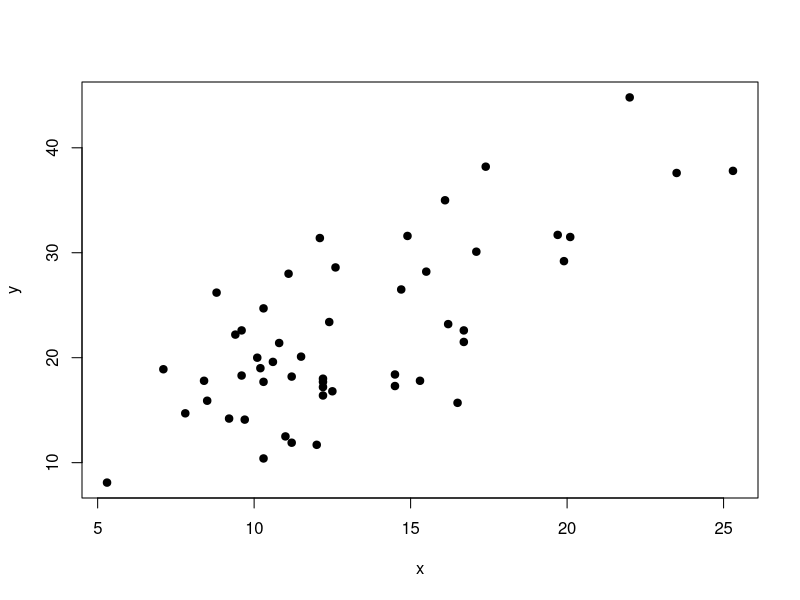
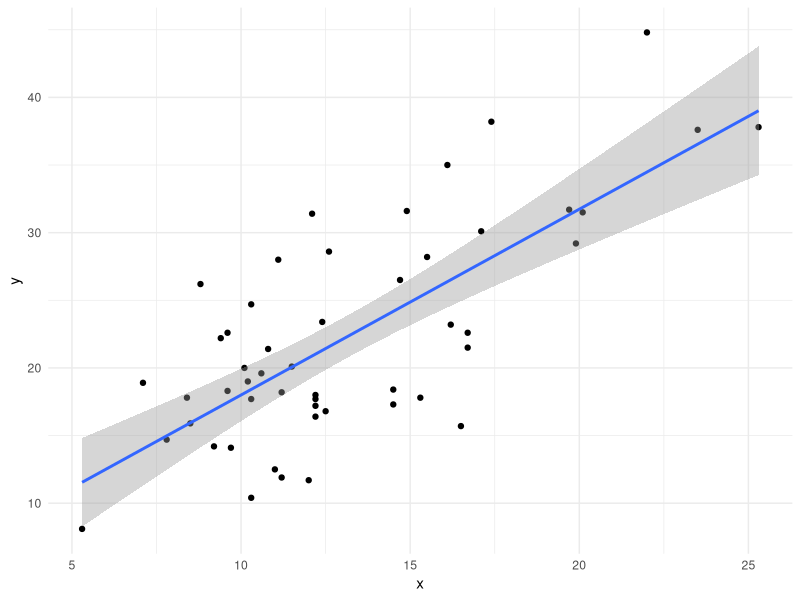

Reproduce these figures in R, in order.
## ---- chunk 1
library(tidyverse)
poverty <- read_csv('poverty.csv')
## ---- chunk 2
x <- poverty$PovPct
y <- poverty$Brth15to17
# y <- poverty$Brth18to19
# y <- poverty$ViolCrime
# y <- poverty$TeenBrth
## ---- chunk 3
plot(x, y, pch=19)
## ---- chunk 4
model <- lm(y ~x)
coef(model)
## ---- chunk 5
a <- coef(model)[2]
b <- coef(model)[1] 
a*15 + b
## ---- chunk 6
summary(model)
## ---- chunk 7
library(broom)
tidy(model)
## ---- chunk 8
glance(model)
## ---- chunk 9
poverty %>% ggplot(aes(x = x, y = y)) +
  geom_point() + geom_smooth(method = 'lm') +
  theme_minimal()
